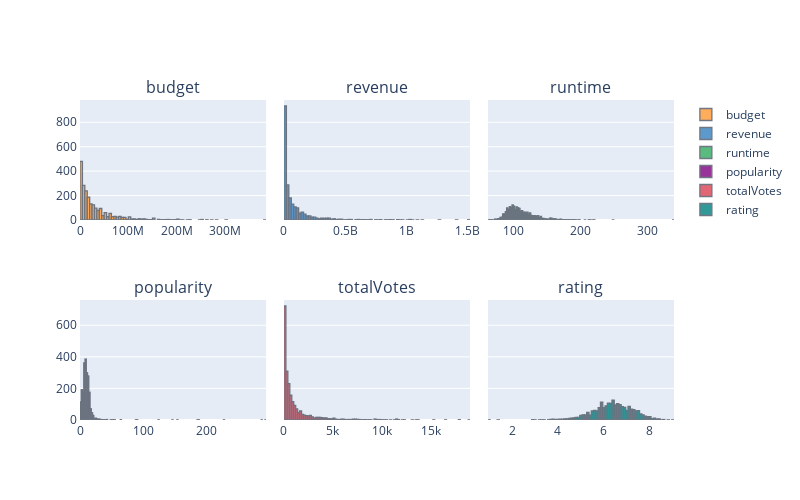

Notebook source saved alongside this figure:
### Markdown cell above
## Data exploration and visualization
**Note:** *In this part, we conduct data visualizations on distributions and data propertives as well as the statistic propertives of the dataset. The distributions of selected important features are visualized below*

### Code cell
# choose a few columns to see the distribution

Copydata = train[(train['budget']!= 0) & (train['revenue']!= 0) & (train['runtime']!=0)]
Copydata = Copydata[['budget','revenue','runtime','popularity','totalVotes','rating']]
layout = go.Layout(
    autosize=False,
    width=800,
    height=500,
    xaxis= go.layout.XAxis(linewidth = 1),
    yaxis= go.layout.YAxis(linewidth = 1),
#margin=go.layout.Margin(l=50, r=50,b=100,t=100,pad = 4)
)
Copydata.iplot(kind='hist',              # choose the kind of histogram     
           subplots=True,               # plot a few subplots 
           shape = (2,3),
           horizontal_spacing=.03,       # set the horizontal space 
           fill=True,
           layout = layout,
           shared_yaxes = True,
           subplot_titles=True,        # set the subtitle 
           title='Data Distribution')
# using the Cufflinks package to plot a dynamic chart to visualize the distribution of some variables

### Figure 1 — Plotly figure (JSON) as saved in the notebook; plotly's stock layout.template omitted (floating-point values rounded to 4 significant figures; data arrays with more than 128 entries replaced by an {"elided": "..."} marker saying what was removed)
{"data": [{"histfunc": "count", "histnorm": "", "marker": {"color": "rgba(255, 153, 51, 1.0)", "line": {"color": "#4D5663", "width": 1.3}}, "name": "budget", "opacity": 0.8, "orientation": "v", "type": "histogram", "x": {"elided": "2198 int values"}, "xaxis": "x", "yaxis": "y"}, {"histfunc": "count", "histnorm": "", "marker": {"color": "rgba(55, 128, 191, 1.0)", "line": {"color": "#4D5663", "width": 1.3}}, "name": "revenue", "opacity": 0.8, "orientation": "v", "type": "histogram", "x": {"elided": "2198 int values"}, "xaxis": "x2", "yaxis": "y2"}, {"histfunc": "count", "histnorm": "", "marker": {"color": "rgba(50, 171, 96, 1.0)", "line": {"color": "#4D5663", "width": 1.3}}, "name": "runtime", "opacity": 0.8, "orientation": "v", "type": "histogram", "x": {"elided": "2198 float values"}, "xaxis": "x3", "yaxis": "y3"}, {"histfunc": "count", "histnorm": "", "marker": {"color": "rgba(128, 0, 128, 1.0)", "line": {"color": "#4D5663", "width": 1.3}}, "name": "popularity", "opacity": 0.8, "orientation": "v", "type": "histogram", "x": {"elided": "2198 float values"}, "xaxis": "x4", "yaxis": "y4"}, {"histfunc": "count", "histnorm": "", "marker": {"color": "rgba(219, 64, 82, 1.0)", "line": {"color": "#4D5663", "width": 1.3}}, "name": "totalVotes", "opacity": 0.8, "orientation": "v", "type": "histogram", "x": {"elided": "2198 int values"}, "xaxis": "x5", "yaxis": "y5"}, {"histfunc": "count", "histnorm": "", "marker": {"color": "rgba(0, 128, 128, 1.0)", "line": {"color": "#4D5663", "width": 1.3}}, "name": "rating", "opacity": 0.8, "orientation": "v", "type": "histogram", "x": {"elided": "2198 float values"}, "xaxis": "x6", "yaxis": "y6"}], "layout": {"annotations": [{"font": {"size": 16}, "showarrow": false, "text": "budget", "x": 0.1567, "xanchor": "center", "xref": "paper", "y": 1, "yanchor": "bottom", "yref": "paper"}, {"font": {"size": 16}, "showarrow": false, "text": "revenue", "x": 0.5, "xanchor": "center", "xref": "paper", "y": 1, "yanchor": "bottom", "yref": "paper"}, {"font": {"size": 16}, "showarrow": false, "text": "runtime", "x": 0.8433, "xanchor": "center", "xref": "paper", "y": 1, "yanchor": "bottom", "yref": "paper"}, {"font": {"size": 16}, "showarrow": false, "text": "popularity", "x": 0.1567, "xanchor": "center", "xref": "paper", "y": 0.375, "yanchor": "bottom", "yref": "paper"}, {"font": {"size": 16}, "showarrow": false, "text": "totalVotes", "x": 0.5, "xanchor": "center", "xref": "paper", "y": 0.375, "yanchor": "bottom", "yref": "paper"}, {"font": {"size": 16}, "showarrow": false, "text": "rating", "x": 0.8433, "xanchor": "center", "xref": "paper", "y": 0.375, "yanchor": "bottom", "yref": "paper"}], "autosize": false, "barmode": "overlay", "height": 500, "width": 800, "xaxis": {"anchor": "y", "domain": [0, 0.3133], "linewidth": 1}, "xaxis2": {"anchor": "y2", "domain": [0.3433, 0.6567], "linewidth": 1}, "xaxis3": {"anchor": "y3", "domain": [0.6867, 1.0], "linewidth": 1}, "xaxis4": {"anchor": "y4", "domain": [0, 0.3133], "linewidth": 1}, "xaxis5": {"anchor": "y5", "domain": [0.3433, 0.6567], "linewidth": 1}, "xaxis6": {"anchor": "y6", "domain": [0.6867, 1.0], "linewidth": 1}, "yaxis": {"anchor": "x", "domain": [0.625, 1], "linewidth": 1}, "yaxis2": {"anchor": "x2", "domain": [0.625, 1], "linewidth": 1, "matches": "y", "showticklabels": false}, "yaxis3": {"anchor": "x3", "domain": [0.625, 1], "linewidth": 1, "matches": "y", "showticklabels": false}, "yaxis4": {"anchor": "x4", "domain": [0, 0.375], "linewidth": 1}, "yaxis5": {"anchor": "x5", "domain": [0, 0.375], "linewidth": 1, "matches": "y4", "showticklabels": false}, "yaxis6": {"anchor": "x6", "domain": [0, 0.375], "linewidth": 1, "matches": "y4", "showticklabels": false}}}
